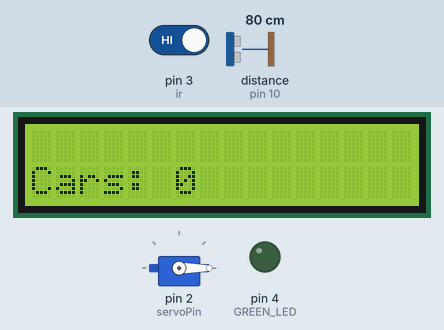
Simulated run of this sketch. Board: Arduino Uno, built with avr-gcc and run on an emulated ATmega328P. Shown: 16×2 character LCD, servo, output pins drawn as LEDs (lit = HIGH). Wiring (inferred from the names in the program): ultrasonic range finder: trigger pin 9; echo pin 10. The test bench sets the inputs (shaded band); at power-on: pin 3 (ir) HIGH, distance to the obstacle (sensor on pin 10) 80 cm. The echo pulse lasts 58.3 µs per cm; pins used as bus, display or sensor lines are not drawn.

Above: at 1.2 s.
1.3 s: pin 3 (ir) driven LOW
At 2.1 s:
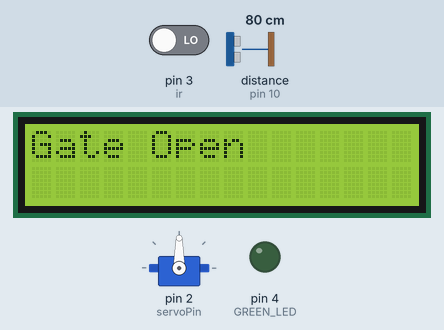
At 3.3 s:
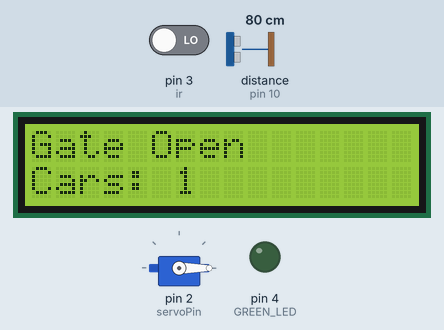
Timing chart, 0 to 4.8 s (numbered marks = the images above; inputs shaded):
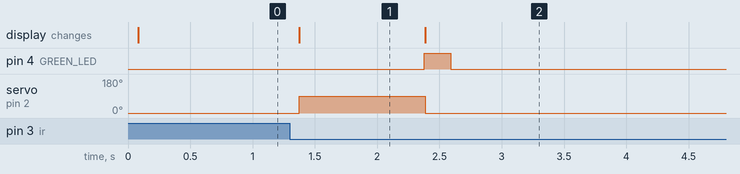

Measured:
- after the input at 1.3 s, pin 4 (GREEN_LED): LOW → HIGH after 1.1 s, → LOW 0.22 s later; servo on pin 2 (servoPin): 0° → 90° after 0.08 s, → 0° 1.0 s later; the display: changes after 0.08 s (image 1)
- what the display in image 1 shows lasts 1.0 s, from 1.4 s to 2.4 s

The sketch:

07-smart-parking-gate-counter.ino
```cpp
#include <Wire.h>
#include <LiquidCrystal_I2C.h>
#include <Servo.h>

const int TRIG_PIN = 9;
const int ECHO_PIN = 10;
const int GREEN_LED = 4;
LiquidCrystal_I2C lcd(0x27, 16, 2);
int cars = 0;

Servo gateServo;

const int ir = 3;
const int servoPin = 2;
int sensorValue = 0;
int lastIrState = HIGH;
bool carAtUltrasonic = false;

void setup() {
  lcd.init();
  lcd.clear();
  lcd.backlight();
  Serial.begin(115200);
  pinMode(ir, INPUT);
  pinMode(TRIG_PIN, OUTPUT);
  pinMode(ECHO_PIN, INPUT);
  pinMode(GREEN_LED, OUTPUT);
  gateServo.attach(servoPin);
  gateServo.write(0);
}

long getDistance() {
  digitalWrite(TRIG_PIN, LOW);
  delayMicroseconds(2);
  digitalWrite(TRIG_PIN, HIGH);
  delayMicroseconds(10);
  digitalWrite(TRIG_PIN, LOW);
  long duration = pulseIn(ECHO_PIN, HIGH);
  return duration * 0.034 / 2;
}

void loop() {
  long distance = getDistance();
  sensorValue = digitalRead(ir);

  if (sensorValue == LOW && lastIrState == HIGH) {
    cars++;
    lcd.clear();
    lcd.setCursor(0,0);
    lcd.print("Gate Open");
    gateServo.write(90);
    delay(1000);
    gateServo.write(0);
    digitalWrite(GREEN_LED, HIGH);
  }else{
    digitalWrite(GREEN_LED, LOW);
  }
  lastIrState = sensorValue;


  if (distance < 20) {
    carAtUltrasonic = true;
  }
  else if (distance > 20 && carAtUltrasonic) {
    cars--;
    if (cars < 0) cars = 0;
    carAtUltrasonic = false;
    lcd.setCursor(0,0);
    lcd.print("Gate Close");
    gateServo.write(90);
    delay(1000);
    gateServo.write(0);

  }


  lcd.setCursor(0,1);
  lcd.print("Cars: ");
  lcd.print(cars);
  lcd.print("   ");

  delay(200);
}
```
